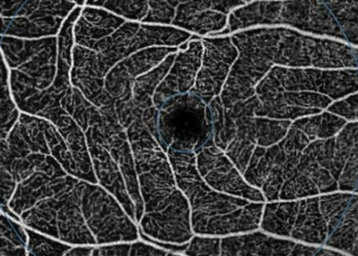
#> input picture Front End/test_image1.png, 358 x 256 px
$ python -i Perimeter.py   (imports and definitions only)
#> lines starting #> are read from the running program, lines starting #| are printed output that depends on the picture; after the words box and inside, x2 and y2 are one past the last pixel; in counts of white or black regions, pixels touching at a corner belong together
# AUTHOR: SHRIYA GANDOTRA
# This script is modifed to define a function, perimeter_image, that processes an image to highlight
# its perimeter using image processing techniques. It reads an image from a given file path, converts
# it to grayscale, and then applies the Frangi filter to enhance ridges or vessel-like structures in the image.
# Refer to Backend repo for original function

from PIL import Image
import matplotlib.pyplot as plt
import os
import numpy as np
from skimage import filters

def perimeter_image(filepath):
#> called with filepath = 'test_image1.png'
    pillow_image = Image.open(filepath)
#> pillow_image is the input picture: PIL image 358x256 RGBA; mean R, G, B, A 59.5, 59.9, 60, 255
    Gray_img = pillow_image.convert('L')
    image_array = np.array(Gray_img)


    filtered_img = filters.frangi(image_array)
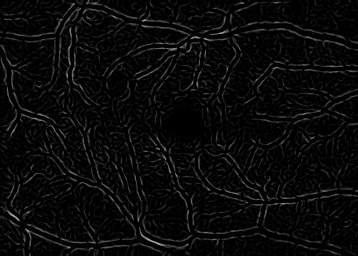
#> filtered_img: shape (256, 358) float64; min 0, max 0.673, mean 0.0375
    perimeter_img = filtered_img * 100000
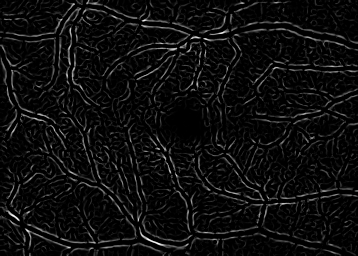
#> perimeter_img: shape (256, 358) float64; min 0, max 67343.3, mean 3746.6; drawn with min black and max white
    perimeter_img = perimeter_img > filters.threshold_otsu(perimeter_img)
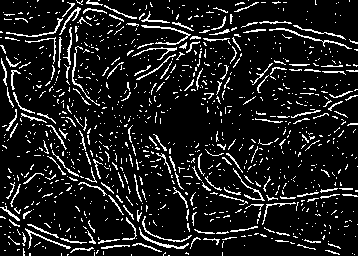
#> perimeter_img: shape (256, 358) bool; 11.5% white in thin lines or dots
    perimeter_img = Image.fromarray(perimeter_img)
#> perimeter_img: PIL image 358x256 1; 11.5% white in thin lines or dots
    perimeter_img = perimeter_img.convert('L')

    save_path = "oct_test1/perimeter_image/perimeter.png"

    directory = os.path.dirname(save_path)
    if not os.path.exists(directory):
        os.makedirs(directory)

    perimeter_img.save(save_path)

>>> result = perimeter_image('test_image1.png')

$ run again, on Front End/test_image2.png
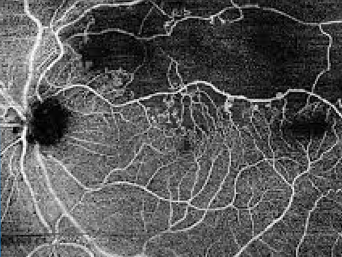
#> input picture Front End/test_image2.png, 342 x 257 px
#> in perimeter_image, pillow_image is the input picture: PIL image 342x257 RGBA; mean R, G, B, A 87.6, 87.7, 87.7, 255
#> in perimeter_image, `filtered_img = filters.frangi(image_array)`:
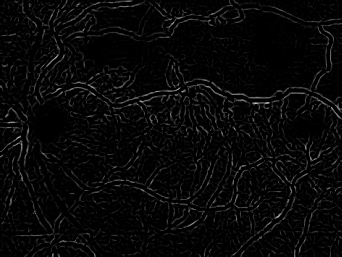
#> filtered_img: shape (257, 342) float64; min 0, max 0.755, mean 0.0326
#> in perimeter_image, `perimeter_img = perimeter_img > filters.threshold_otsu(perimeter_img)`:
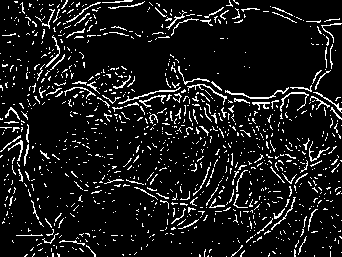
#> perimeter_img: shape (257, 342) bool; 9.6% white in thin lines or dots

$ run again, on Front End/test_image4.png
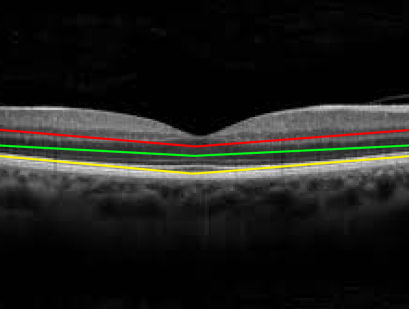
#> input picture Front End/test_image4.png, 409 x 309 px
#> in perimeter_image, pillow_image is the input picture: PIL image 409x309 RGBA; mean R, G, B, A 30.4, 30.3, 27.1, 255
#> in perimeter_image, `filtered_img = filters.frangi(image_array)`:
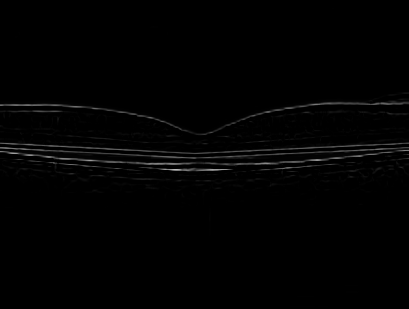
#> filtered_img: shape (309, 409) float64; min 0, max 0.736, mean 0.00944
#> in perimeter_image, `perimeter_img = perimeter_img > filters.threshold_otsu(perimeter_img)`:
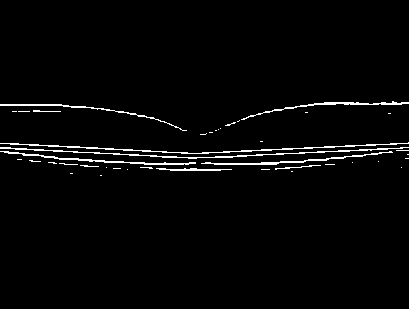
#> perimeter_img: shape (309, 409) bool; 2.4% white in thin lines or dots, all inside (x1, y1, x2, y2) = (0, 101, 409, 176)
